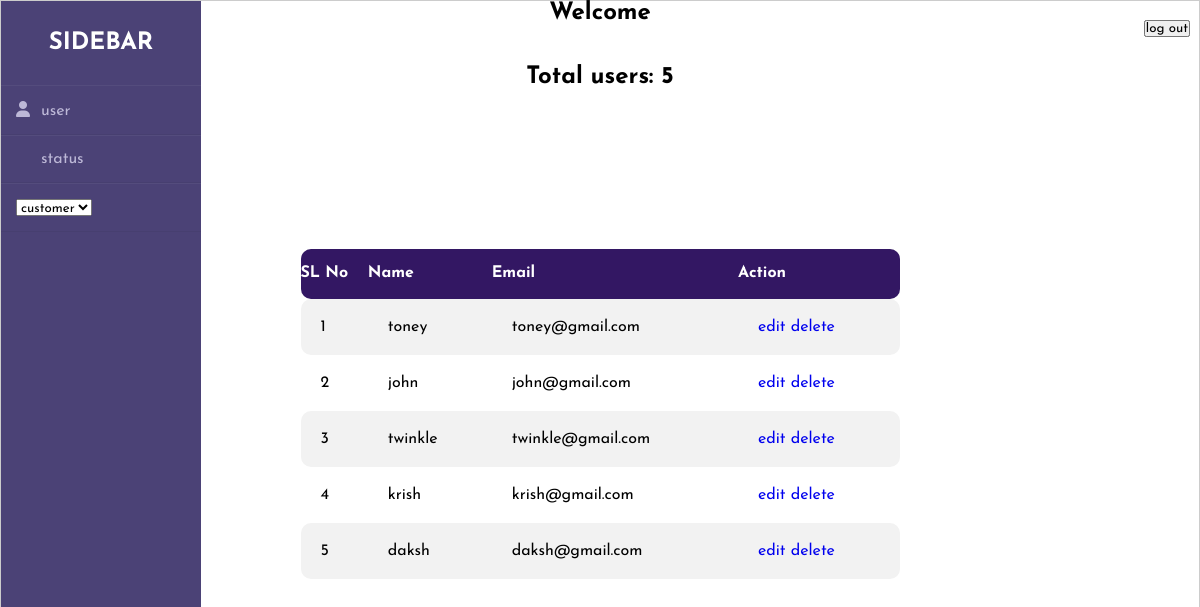
The app's page /detail.php with its own data.
### tables this page shows
CREATE TABLE `registration` (
  `id` int(255) NOT NULL,
  `name` varchar(255) NOT NULL,
  `email` varchar(255) NOT NULL,
  `gender` varchar(255) NOT NULL,
  `password` varchar(255) NOT NULL,
  `status` varchar(255) NOT NULL
);

### detail.php (the view, shortened to what this page needs)
<?php
include("index.php");
?>
<section class="page-content">
                    <link rel="stylesheet" href="style2.css">
                        <?php
                            $query = "SELECT * FROM registration";
                            $query_run = mysqli_query($conn, $query);
                            $row = mysqli_num_rows($query_run);
                             echo '<h2><br><center>Total users: '.$row.'</center></h2>';
                                ?>
                            <table class="table">
                       <thead>
                        <tr>
                        <th>SL No</th>
                            <th>Name</th>
                            <th>Email</th>
                            <th>Action</th>
                                </tr>
                                </thead>
                                <tbody>
                             <?php
                            if ($query_run->num_rows > 0) {
                                $i=1;
                                while($row = $query_run->fetch_assoc())
                                {
                                ?>
                                <tr>
                                <td><?php echo $i++;?></td>
                                <td><?php echo $row['name'];?> </td><br>
                                <td><?php echo $row['email'];?> </td><br>
                                <td> <a href='edit1.php?id=<?php echo $row['id']; ?>'>edit</a>
                               <a href='delete1.php?id=<?php echo $row['id']; ?>'>delete</a>
                                </tr>
                                <?php
                                }}
                               ?>
                                  </table>
                <div class="col-auto">
                </div>
</section>
<form align="right-margin" name="form1" method="post" action="logout.php">
  <label class="logoutLblPos">
  <input name="submit2" type="submit" id="submit2" value="log out">
  </label>
</form>

### style1.css (style rules this page uses)
* { margin: auto; padding: 0; box-sizing: border-box; list-style: none; text-decoration: none; font-family: 'Josefin Sans', sans-serif; }
body { background-color: #FFFFFF; }
.logoutLblPos { position:fixed; right:10px; top:15px; }

### style2.css (style rules this page uses)
body { box-sizing: border-box; border: 1px solid #ccc; }
table { font-family: Arial, Helvetica, sans-serif; border-collapse: collapse; width: 50%; border: none }
table td, #customers th { padding: 20px; }
table tr:nth-child(odd) { background-color: #f2f2f2; }
table th { padding-top: 16px; padding-bottom: 18px; text-align: left; background-color: #331763; color: white; }
td:first-child, th:first-child { border-radius: 10px 0 0 10px; }
td:last-child, th:last-child { border-radius: 0 10px 10px 0; }
.logoutLblPos { position:fixed; right:10px; top:20px; }

### records on screen
registration: name "toney", email "toney@gmail.com"
registration: name "john", email "john@gmail.com"
registration: name "twinkle", email "twinkle@gmail.com"
registration: name "krish", email "krish@gmail.com"
registration: name "daksh", email "daksh@gmail.com"

### other values on screen
$row "5"
